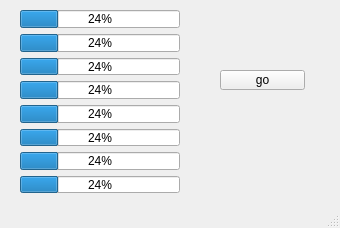
<?xml version="1.0" encoding="UTF-8"?>
<ui version="4.0">
 <class>MainWindow</class>
 <widget class="QMainWindow" name="MainWindow">
  <property name="geometry">
   <rect>
    <x>0</x>
    <y>0</y>
    <width>340</width>
    <height>228</height>
   </rect>
  </property>
  <property name="windowTitle">
   <string>MainWindow</string>
  </property>
  <widget class="QWidget" name="centralwidget">
   <widget class="QWidget" name="verticalLayoutWidget">
    <property name="geometry">
     <rect>
      <x>20</x>
      <y>10</y>
      <width>160</width>
      <height>183</height>
     </rect>
    </property>
    <layout class="QVBoxLayout" name="lay">
     <item>
      <widget class="QProgressBar" name="progressBar_5">
       <property name="value">
        <number>24</number>
       </property>
      </widget>
     </item>
     <item>
      <widget class="QProgressBar" name="progressBar_8">
       <property name="value">
        <number>24</number>
       </property>
      </widget>
     </item>
     <item>
      <widget class="QProgressBar" name="progressBar_7">
       <property name="value">
        <number>24</number>
       </property>
      </widget>
     </item>
     <item>
      <widget class="QProgressBar" name="progressBar_6">
       <property name="value">
        <number>24</number>
       </property>
      </widget>
     </item>
     <item>
      <widget class="QProgressBar" name="progressBar_3">
       <property name="value">
        <number>24</number>
       </property>
      </widget>
     </item>
     <item>
      <widget class="QProgressBar" name="progressBar_4">
       <property name="value">
        <number>24</number>
       </property>
      </widget>
     </item>
     <item>
      <widget class="QProgressBar" name="progressBar_2">
       <property name="value">
        <number>24</number>
       </property>
      </widget>
     </item>
     <item>
      <widget class="QProgressBar" name="progressBar">
       <property name="value">
        <number>24</number>
       </property>
      </widget>
     </item>
    </layout>
   </widget>
   <widget class="QPushButton" name="goBtn">
    <property name="geometry">
     <rect>
      <x>220</x>
      <y>70</y>
      <width>85</width>
      <height>20</height>
     </rect>
    </property>
    <property name="text">
     <string>go</string>
    </property>
   </widget>
  </widget>
  <widget class="QMenuBar" name="menubar">
   <property name="geometry">
    <rect>
     <x>0</x>
     <y>0</y>
     <width>340</width>
     <height>18</height>
    </rect>
   </property>
  </widget>
  <widget class="QStatusBar" name="statusbar"/>
 </widget>
 <resources/>
 <connections>
  <connection>
   <sender>goBtn</sender>
   <signal>clicked()</signal>
   <receiver>MainWindow</receiver>
   <slot>go()</slot>
   <hints>
    <hint type="sourcelabel">
     <x>258</x>
     <y>100</y>
    </hint>
    <hint type="destinationlabel">
     <x>294</x>
     <y>136</y>
    </hint>
   </hints>
  </connection>
 </connections>
 <slots>
  <slot>go()</slot>
 </slots>
</ui>
